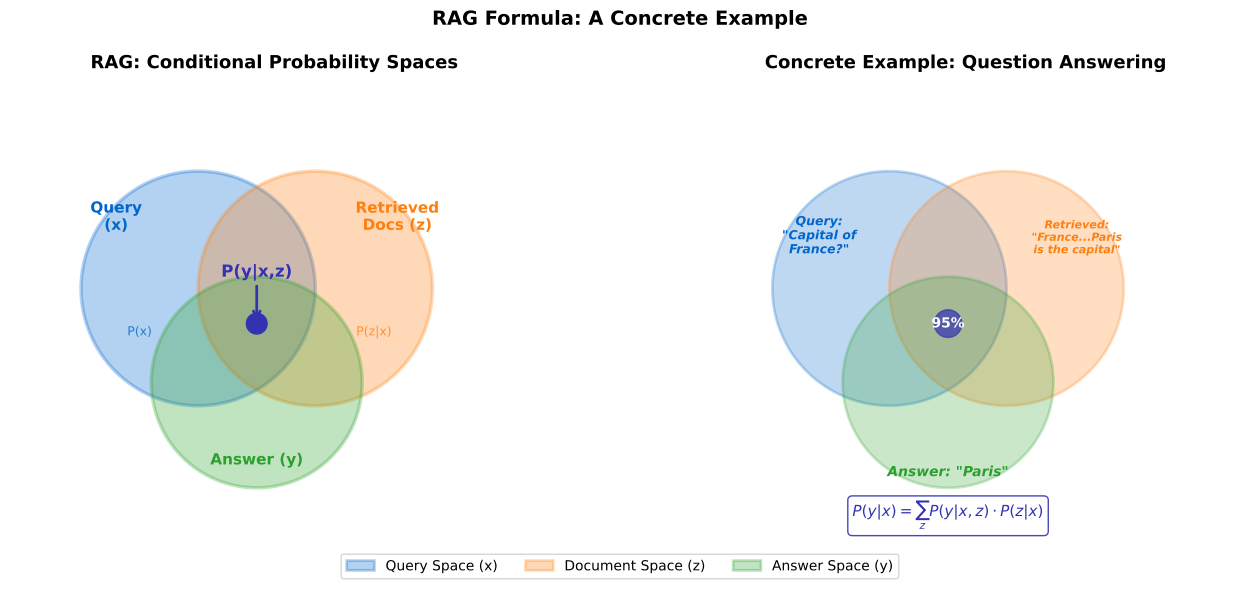

Python code for this plot:
CHART_METADATA = {
    'title': 'RAG Conditional Probability Venn Diagram',
    'url': 'https://github.com/QuantLet/neural-networks-introduction/tree/main/rag_conditional_prob'
}

import matplotlib.pyplot as plt
import matplotlib.patches as patches
import numpy as np

mlpurple = '#3333B2'
mlblue = '#0066CC'
mlorange = '#FF7F0E'
mlgreen = '#2CA02C'
mlred = '#D62728'
mlgray = '#7F7F7F'

fig, axes = plt.subplots(1, 2, figsize=(14, 6))

# Left: Classic Venn diagram for P(Answer | Query, Documents)
ax1 = axes[0]
ax1.set_xlim(-2, 2.5)
ax1.set_ylim(-1.8, 2)
ax1.set_aspect('equal')
ax1.axis('off')

# Draw three overlapping circles
# Circle 1: Query space (Q)
circle_q = plt.Circle((-0.4, 0.3), 1.0, fill=True, facecolor=mlblue, alpha=0.3,
                       edgecolor=mlblue, linewidth=2.5, label='Query (x)')
ax1.add_patch(circle_q)

# Circle 2: Document space (D)
circle_d = plt.Circle((0.6, 0.3), 1.0, fill=True, facecolor=mlorange, alpha=0.3,
                       edgecolor=mlorange, linewidth=2.5, label='Documents (z)')
ax1.add_patch(circle_d)

# Circle 3: Answer space (A)
circle_a = plt.Circle((0.1, -0.5), 0.9, fill=True, facecolor=mlgreen, alpha=0.3,
                       edgecolor=mlgreen, linewidth=2.5, label='Answer (y)')
ax1.add_patch(circle_a)

# Highlight the triple intersection (the RAG sweet spot)
from matplotlib.patches import Wedge, PathPatch
from matplotlib.path import Path

# Mark the center intersection region
ax1.plot(0.1, 0.0, 'o', markersize=15, color=mlpurple, zorder=5)
ax1.annotate('P(y|x,z)', (0.1, 0.0), (0.1, 0.4), fontsize=12, fontweight='bold',
             color=mlpurple, ha='center',
             arrowprops=dict(arrowstyle='->', color=mlpurple, lw=2))

# Labels for each circle
ax1.text(-1.1, 0.8, 'Query\n(x)', fontsize=11, ha='center', color=mlblue, fontweight='bold')
ax1.text(1.3, 0.8, 'Retrieved\nDocs (z)', fontsize=11, ha='center', color=mlorange, fontweight='bold')
ax1.text(0.1, -1.2, 'Answer (y)', fontsize=11, ha='center', color=mlgreen, fontweight='bold')

# Annotations for regions
ax1.text(-0.9, -0.1, 'P(x)', fontsize=9, ha='center', color=mlblue, alpha=0.8)
ax1.text(1.1, -0.1, 'P(z|x)', fontsize=9, ha='center', color=mlorange, alpha=0.8)

ax1.set_title('RAG: Conditional Probability Spaces', fontsize=13, fontweight='bold', pad=15)

# Right: Concrete example with numerical values
ax2 = axes[1]
ax2.set_xlim(-2, 2.5)
ax2.set_ylim(-1.8, 2)
ax2.set_aspect('equal')
ax2.axis('off')

# Same three circles but with concrete example
# Query: "What is the capital of France?"
# Documents: Retrieved relevant docs
# Answer: "Paris"

circle_q2 = plt.Circle((-0.4, 0.3), 1.0, fill=True, facecolor=mlblue, alpha=0.25,
                        edgecolor=mlblue, linewidth=2)
ax2.add_patch(circle_q2)

circle_d2 = plt.Circle((0.6, 0.3), 1.0, fill=True, facecolor=mlorange, alpha=0.25,
                        edgecolor=mlorange, linewidth=2)
ax2.add_patch(circle_d2)

circle_a2 = plt.Circle((0.1, -0.5), 0.9, fill=True, facecolor=mlgreen, alpha=0.25,
                        edgecolor=mlgreen, linewidth=2)
ax2.add_patch(circle_a2)

# Concrete probability values in regions
ax2.text(-1.0, 0.6, 'Query:\n"Capital of\nFrance?"', fontsize=9, ha='center',
         color=mlblue, fontweight='bold', style='italic')

ax2.text(1.2, 0.6, 'Retrieved:\n"France...Paris\nis the capital"', fontsize=8, ha='center',
         color=mlorange, fontweight='bold', style='italic')

ax2.text(0.1, -1.3, 'Answer: "Paris"', fontsize=10, ha='center',
         color=mlgreen, fontweight='bold', style='italic')

# Central intersection with probability
ax2.plot(0.1, 0.0, 'o', markersize=20, color=mlpurple, alpha=0.7, zorder=5)
ax2.text(0.1, 0.0, '95%', fontsize=10, ha='center', va='center',
         color='white', fontweight='bold', zorder=6)

# Show the marginalization formula below
ax2.text(0.1, -1.65, r'$P(y|x) = \sum_z P(y|x,z) \cdot P(z|x)$', fontsize=11,
         ha='center', color=mlpurple, fontweight='bold',
         bbox=dict(boxstyle='round', facecolor='white', edgecolor=mlpurple, alpha=0.9))

ax2.set_title('Concrete Example: Question Answering', fontsize=13, fontweight='bold', pad=15)

# Add legend at bottom
handles = [
    patches.Patch(facecolor=mlblue, alpha=0.3, edgecolor=mlblue, linewidth=2, label='Query Space (x)'),
    patches.Patch(facecolor=mlorange, alpha=0.3, edgecolor=mlorange, linewidth=2, label='Document Space (z)'),
    patches.Patch(facecolor=mlgreen, alpha=0.3, edgecolor=mlgreen, linewidth=2, label='Answer Space (y)'),
]
fig.legend(handles=handles, loc='lower center', ncol=3, fontsize=10, frameon=True,
           bbox_to_anchor=(0.5, 0.02))

plt.suptitle('RAG Formula: A Concrete Example', fontsize=14, fontweight='bold', y=0.98)
plt.tight_layout(rect=[0, 0.08, 1, 0.95])
plt.savefig('rag_conditional_prob.pdf', bbox_inches='tight', dpi=300)
plt.savefig('rag_conditional_prob.png', bbox_inches='tight', dpi=300)
plt.close()
print("Generated: rag_conditional_prob.pdf")
